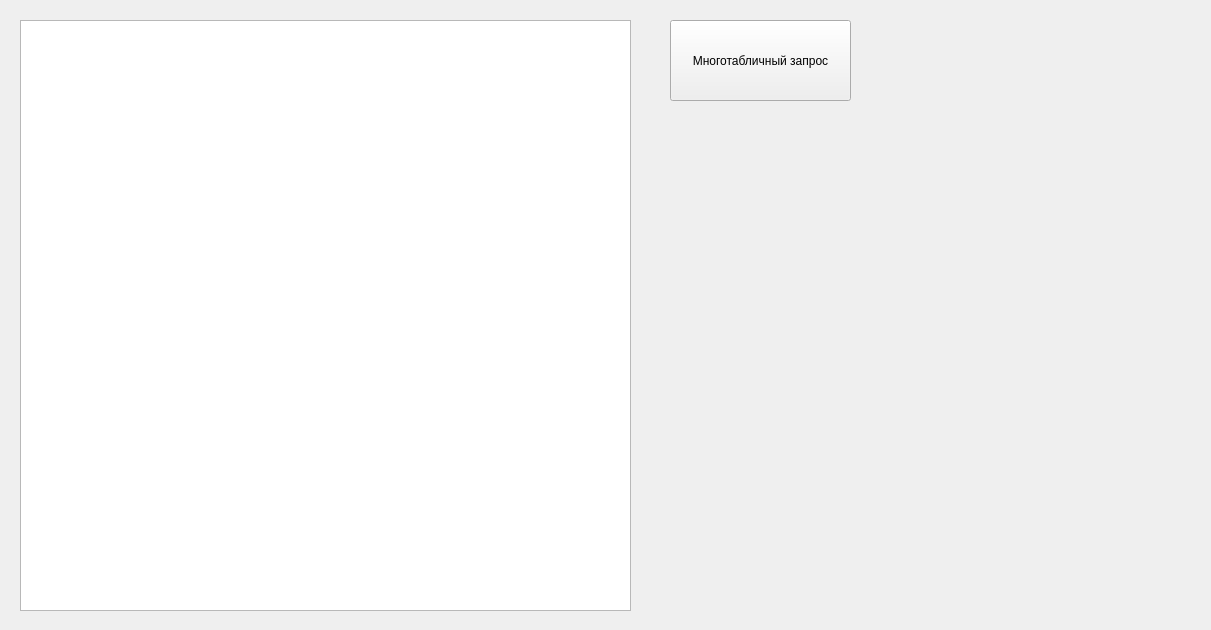
<?xml version="1.0" encoding="UTF-8"?>
<ui version="4.0">
 <class>Querys</class>
 <widget class="QWidget" name="Querys">
  <property name="geometry">
   <rect>
    <x>0</x>
    <y>0</y>
    <width>1211</width>
    <height>630</height>
   </rect>
  </property>
  <property name="windowTitle">
   <string>Form</string>
  </property>
  <widget class="QPushButton" name="query_1_button">
   <property name="geometry">
    <rect>
     <x>670</x>
     <y>20</y>
     <width>181</width>
     <height>81</height>
    </rect>
   </property>
   <property name="text">
    <string>Многотабличный запрос</string>
   </property>
  </widget>
  <widget class="QTableWidget" name="tableWidget">
   <property name="geometry">
    <rect>
     <x>20</x>
     <y>20</y>
     <width>611</width>
     <height>591</height>
    </rect>
   </property>
  </widget>
 </widget>
 <resources/>
 <connections/>
</ui>
